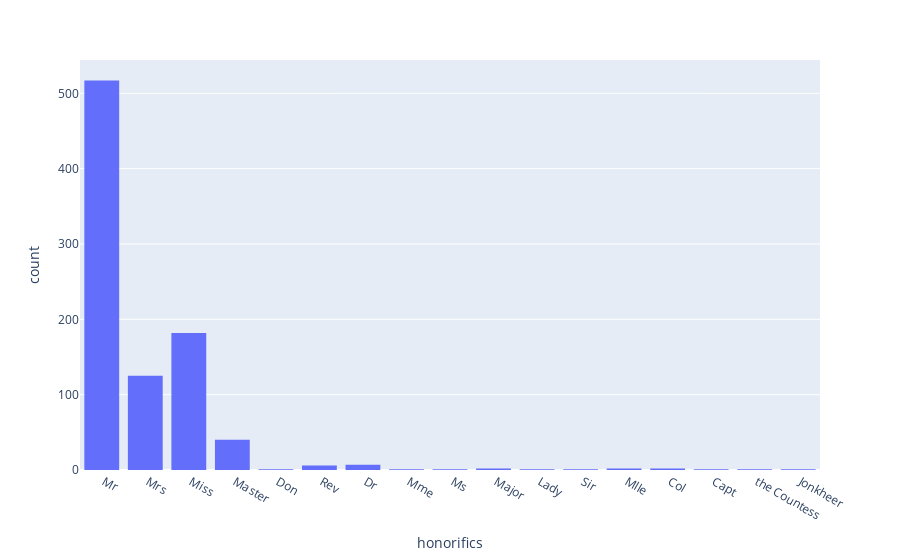

Source (notebook cell):
### Code cell
df['honorifics'] = df['Name'].str.split(',')[:].str[1].str.split('.')[:].str[0]
dff['honorifics'] = dff['Name'].str.split(',')[:].str[1].str.split('.')[:].str[0]

px.histogram(df, x= df['honorifics'])

### Figure 1 — Plotly figure (JSON) as saved in the notebook; plotly's stock layout.template omitted (floating-point values rounded to 4 significant figures; data arrays with more than 128 entries replaced by an {"elided": "..."} marker saying what was removed)
{"data": [{"alignmentgroup": "True", "bingroup": "x", "hovertemplate": "honorifics=%{x}<br>count=%{y}<extra></extra>", "legendgroup": "", "marker": {"color": "#636efa", "pattern": {"shape": ""}}, "name": "", "offsetgroup": "", "orientation": "v", "showlegend": false, "type": "histogram", "x": {"elided": "891 str values"}, "xaxis": "x", "yaxis": "y"}], "layout": {"autosize": true, "barmode": "relative", "legend": {"tracegroupgap": 0}, "margin": {"t": 60}, "xaxis": {"anchor": "y", "autorange": true, "domain": [0, 1], "range": [-0.5, 16.5], "title": {"text": "honorifics"}, "type": "category"}, "yaxis": {"anchor": "x", "autorange": true, "domain": [0, 1], "range": [0, 544.2], "title": {"text": "count"}}}}
